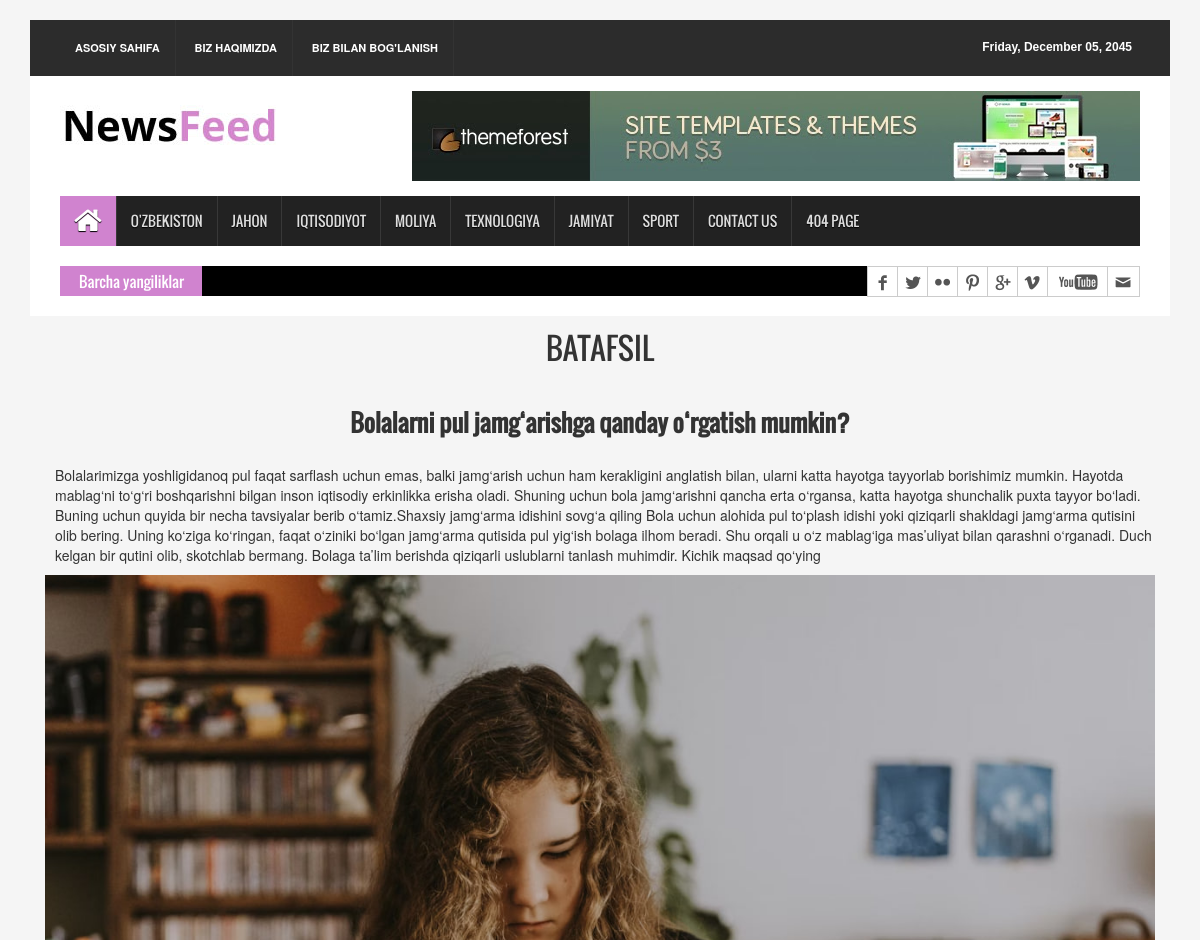
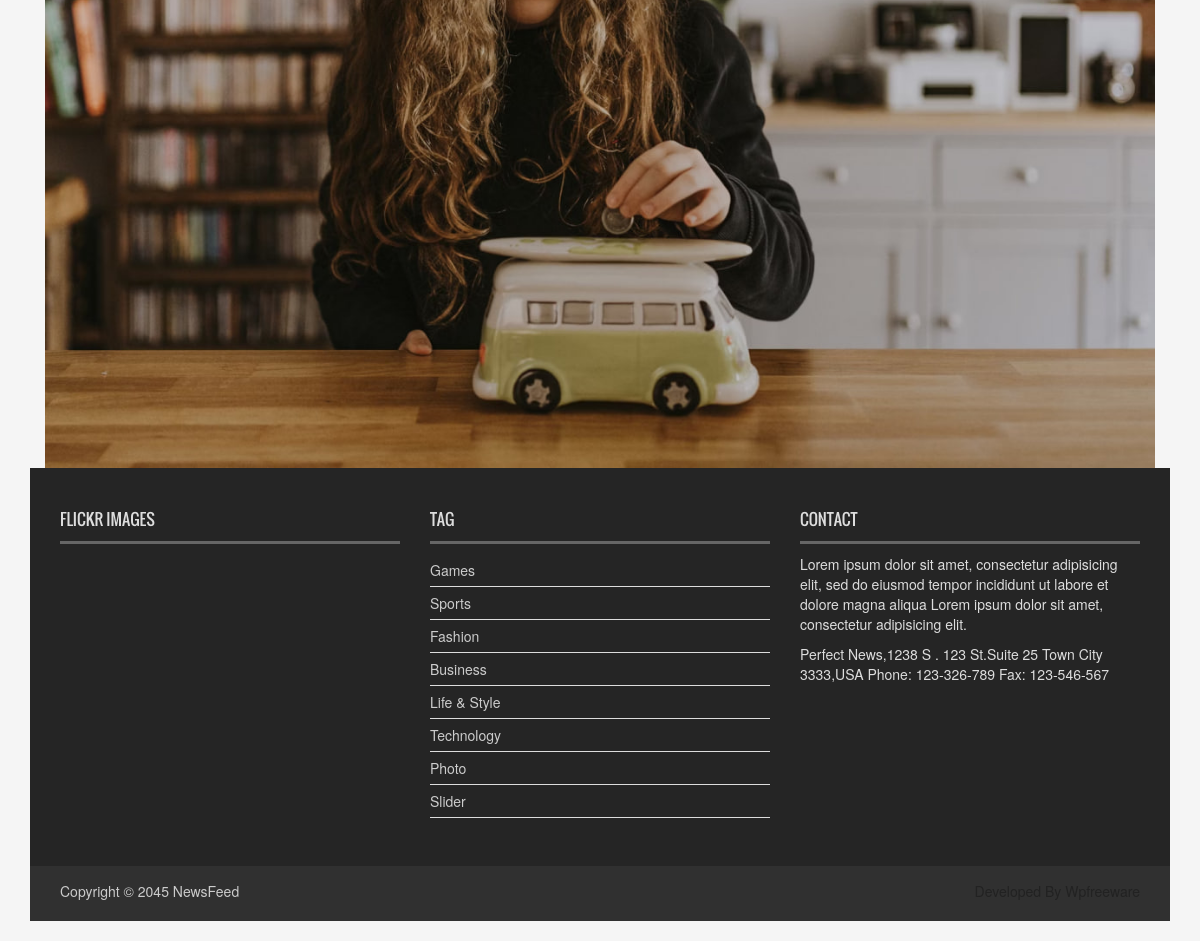
Screenshot of /all_news/38/ with the database file from the repository (2 pictures, top to bottom).
### news_project/models.py (models this page shows, shortened)
class Category(models.Model):
    name = models.CharField(max_length=120)

class News(models.Model):
    class Status(models.TextChoices):
        Draft = "DF", "Draft"
        Published = "PB", "Published"
    title = models.CharField(max_length=512)
    slug = models.SlugField()
    body = models.TextField()
    image = models.ImageField(upload_to='news/images/')
    category = models.ForeignKey(Category, on_delete=models.CASCADE)
    published_at = models.DateTimeField(default=timezone.now)
    created_at = models.DateTimeField(auto_now_add=True)
    updated_at = models.DateTimeField(auto_now=True)
    status = models.CharField(choices=Status.choices, default=Status.Draft)
    class Meta:
        ordering = ["-published_at"]
        verbose_name_plural = "News"

### news_project/views.py (the view)
# urls.py: path('all_news/<int:pk>/', news_detail, name='news_detail'),
def news_detail(request, pk):
    news = get_object_or_404(News, pk=pk)
    categories = Category.objects.all()
    context = {
        'news_detail': news,
        'categories': categories,
    }
    return render(request, 'news/news_detail.html', context)

### news_project/templates/news/news_detail.html (shortened to what this page needs)
{% extends 'news/base.html' %}
{% load static %}
{% block content %}
    <div class="col-lg-12 col-md-12 col-sm-12"  style="text-align: left;">
        <h2 style="text-align: center;">BATAFSIL</h2>
        <br>
        <h3 style="font-weight: bold; text-align: center;">{{news_detail.title}}</h3>
        <br>
        <p style="text-align: left; margin-left: 10px;">{{news_detail.body}}</p>
        <img style="width: 100%" src="{{news_detail.image.url}}" alt="">
    </div>
{% endblock content %}

### news_project/templates/news/base.html (shortened to what this page needs)
{% load static %}
<!DOCTYPE html>
<html>
<head>
<link rel="stylesheet" type="text/css" href="{% static 'css/bootstrap.min.css' %}">
<link rel="stylesheet" type="text/css" href="{% static 'css/font-awesome.min.css' %}">
<link rel="stylesheet" type="text/css" href="{% static 'css/animate.css' %}">
<link rel="stylesheet" type="text/css" href="{% static 'css/font.css' %}">
<link rel="stylesheet" type="text/css" href="{% static 'css/li-scroller.css' %}">
<link rel="stylesheet" type="text/css" href="{% static 'css/slick.css' %}">
<link rel="stylesheet" type="text/css" href="{% static 'css/jquery.fancybox.css' %}">
<link rel="stylesheet" type="text/css" href="{% static 'css/theme.css' %}">
<link rel="stylesheet" type="text/css" href="{% static 'css/style.css' %}">
</head>
<body>
<div class="container">
  <header id="header">
    <div class="row">
      <div class="col-lg-12 col-md-12 col-sm-12">
        <div class="header_top">
          <div class="header_top_left">
            <ul class="top_nav">
              <li><a href="{% url 'home_page' %}">Asosiy sahifa</a></li>
              <li><a href="{%url 'about_us' %}">Biz haqimizda</a></li>
              <li><a href="{% url 'contact_us' %}">Biz bilan bog'lanish</a></li>
            </ul>
          </div>
          <div class="header_top_right">
            <p>Friday, December 05, 2045</p>
          </div>
        </div>
      </div>
      <div class="col-lg-12 col-md-12 col-sm-12">
        <div class="header_bottom">
          <div class="logo_area"><a href="index.html" class="logo"><img src="{% static 'images/logo.jpg' %}" alt=""></a></div>
          <div class="add_banner"><a href="#"><img src="{% static 'images/addbanner_728x90_V1.jpg' %}" alt=""></a></div>
        </div>
      </div>
    </div>
  </header>
  <section id="navArea">
    <nav class="navbar navbar-inverse" role="navigation">
      <div id="navbar" class="navbar-collapse collapse">
        <ul class="nav navbar-nav main_nav">
          <li class="active"><a href="index.html"><span class="fa fa-home desktop-home"></span><span class="mobile-show">Home</span></a></li>
          {% for category in categories%}
          <li><a href="#">{{ category.name }}</a></li>
          {% endfor %}
          <li><a href="pages/contact.html">Contact Us</a></li>
          <li><a href="pages/404.html">404 Page</a></li>
        </ul>
      </div>
    </nav>
  </section>
  <section id="newsSection">
    <div class="row">
      <div class="col-lg-12 col-md-12">
        <div class="latest_newsarea"> <span>Barcha yangiliklar</span>
          <div class="social_area">
            <ul class="social_nav">
              <li class="facebook"><a href="#"></a></li>
              <li class="twitter"><a href="#"></a></li>
              <li class="flickr"><a href="#"></a></li>
              <li class="pinterest"><a href="#"></a></li>
              <li class="googleplus"><a href="#"></a></li>
              <li class="vimeo"><a href="#"></a></li>
              <li class="youtube"><a href="#"></a></li>
              <li class="mail"><a href="#"></a></li>
            </ul>
          </div>
        </div>
      </div>
    </div>
  </section>
  {% block content %}
  {% endblock %}
  <footer id="footer">
    <div class="footer_top">
      <div class="row">
        <div class="col-lg-4 col-md-4 col-sm-4">
          <div class="footer_widget wow fadeInLeftBig">
            <h2>Flickr Images</h2>
          </div>
        </div>
        <div class="col-lg-4 col-md-4 col-sm-4">
          <div class="footer_widget wow fadeInDown">
            <h2>Tag</h2>
            <ul class="tag_nav">
              <li><a href="#">Games</a></li>
              <li><a href="#">Sports</a></li>
              <li><a href="#">Fashion</a></li>
              <li><a href="#">Business</a></li>
              <li><a href="#">Life &amp; Style</a></li>
              <li><a href="#">Technology</a></li>
              <li><a href="#">Photo</a></li>
              <li><a href="#">Slider</a></li>
            </ul>
          </div>
        </div>
        <div class="col-lg-4 col-md-4 col-sm-4">
          <div class="footer_widget wow fadeInRightBig">
            <h2>Contact</h2>
            <p>Lorem ipsum dolor sit amet, consectetur adipisicing elit, sed do eiusmod tempor incididunt ut labore et dolore magna aliqua Lorem ipsum dolor sit amet, consectetur adipisicing elit.</p>
            <address>
            Perfect News,1238 S . 123 St.Suite 25 Town City 3333,USA Phone: 123-326-789 Fax: 123-546-567
            </address>
          </div>
        </div>
      </div>
    </div>
    <div class="footer_bottom">
      <p class="copyright">Copyright &copy; 2045 <a href="index.html">NewsFeed</a></p>
      <p class="developer">Developed By Wpfreeware</p>
    </div>
  </footer>
</div>
</body>
</html>

### static/css/theme.css (style rules this page uses)
.navbar-inverse .navbar-nav > .active > a, .navbar-inverse .navbar-nav > .active > a:hover, .navbar-inverse .navbar-nav > .active > a:focus { background-color:#d083cf }
.latest_newsarea span { background:none repeat scroll 0 0 #d083cf }

### rows the page displays
Category: name "O'ZBEKISTON"
Category: name "JAHON"
Category: name "IQTISODIYOT"
Category: name "MOLIYA"
Category: name "TEXNOLOGIYA"
Category: name "JAMIYAT"
Category: name "SPORT"
News: title "Bolalarni pul jamg‘arishga qanday o‘rgatish mumkin?", body "Bolalarimizga yoshligidanoq pul faqat sarflash uchun emas, balki jamg‘arish uchun ham kerakligini anglatish bilan, ularni katta hayotga tayyorlab borishimiz mumkin. Hayotda mablag‘ni to‘g‘ri boshqarishni bilgan inson iqtisodiy erkinlikka erisha oladi. Shuning uchun bola jamg‘arishni qancha erta o‘rgansa, katta hayotga shunchalik puxta tayyor bo‘ladi. Buning uchun quyida bir necha tavsiyalar berib o‘tamiz.Shaxsiy jamg‘arma idishini sovg‘a qiling Bola uchun alohida pul to‘plash idishi yoki qiziqarli shakldagi jamg‘arma qutisini olib bering. Uning ko‘ziga ko‘ringan, faqat o‘ziniki bo‘lgan jamg‘arma qutisida pul yig‘ish bolaga ilhom beradi. Shu orqali u o‘z mablag‘iga mas’uliyat bilan qarashni…", image (picture)
